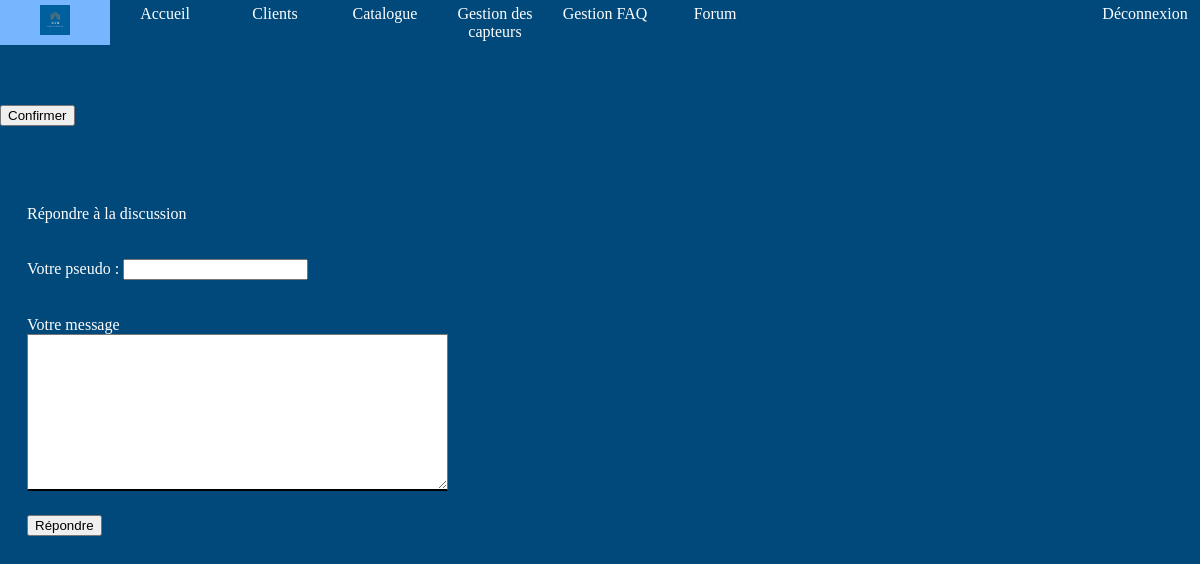
Page /indexAdmin.php?action=messageForum&idTopic=3 (signed in) on the earlier database version.
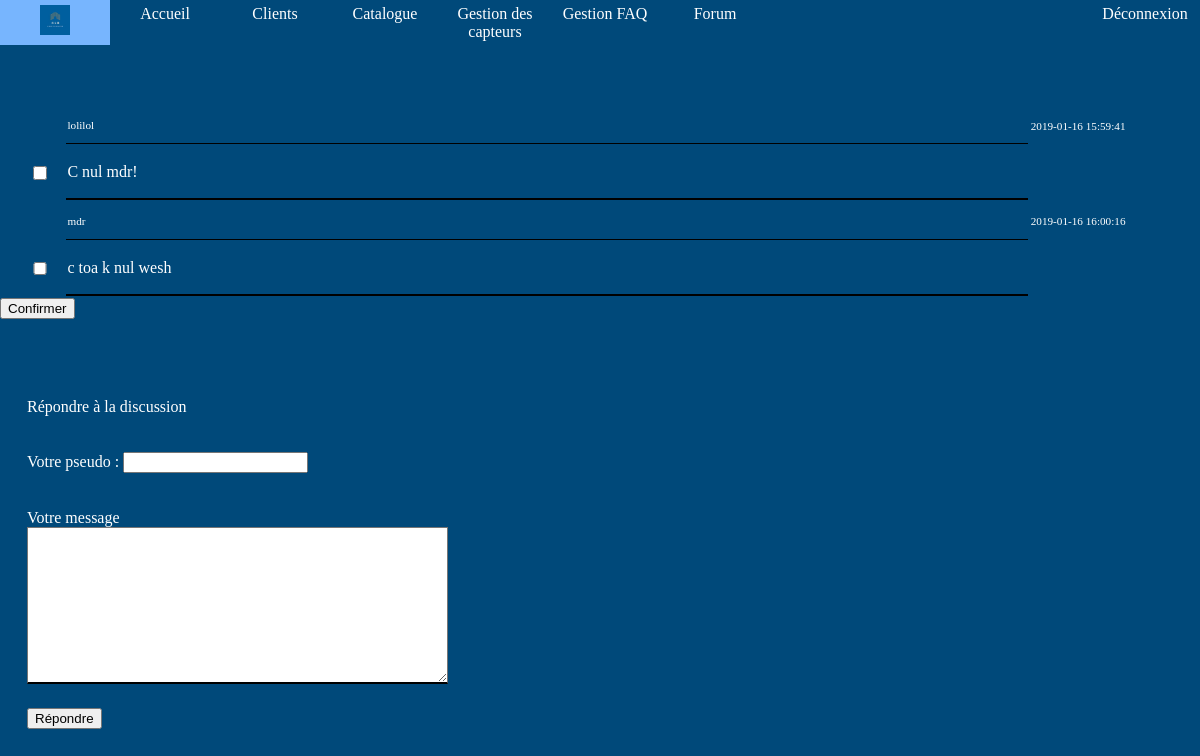
Same page on the later database version.
### tables this page shows
CREATE TABLE `forummessage` (
  `idMessage` int(11) NOT NULL,
  `idTopic` int(11) NOT NULL,
  `author` varchar(255) NOT NULL,
  `message` text NOT NULL,
  `date` timestamp NOT NULL DEFAULT CURRENT_TIMESTAMP
);

### controllers/controllerAdmin.php (called while the page is built, shortened)
<?php
require "models/modelAdmin.php";
function seeMessageForum()
{
    $id= $_GET["idTopic"];
    $messages =getMessage($id)->fetchAll();
    require "views/forumMessageAdmin.php";
}

### models/modelAdmin.php (called while the page is built, shortened)
<?php
function getMessage($id){
    $db = dbConnect();
    $req = $db->prepare("SELECT * FROM forummessage WHERE idTopic= :id ");
    $req->bindParam("id", $id);
    $req->execute();
    return $req;
}

### views/forumMessageAdmin.php (the view, shortened to what this page needs)
<!DOCTYPE html>
<html>
<head>
    <link rel="stylesheet" type="text/css" href="./designs/css/forumMessageAdmin.css" />
</head>
<body>
<header>
    <?php include("headerAdmin.php"); ?>
</header>
<form method="post" action="indexAdmin.php?action=supMessage" name="supprimer">
<table>
    <?php foreach($messages as $message) { ?>
         <tr id='info'>
            <td class="select">
            </td>
            <td class="tab1">
                <p><?= $message["author"];?></p>
            </td>
            <td class="tab3">
                <p><?= $message["date"];?></p>
            </td>
        </tr>
        <tr class="tab2">
            <td class="select">
               <input type="checkbox" name="select" value="<?= $message["idMessage"];?>" id="select">
            </td>
            <td id="message">
                <p><?= $message["message"];?></p>
            </td>
             <td class="tab3">
            </td>
        </tr>
    <?php } ?>
    </table>
    <div id="valider">
        <input type='button' value='Confirmer' onClick='Confirmer()'>
    </div>
</form>
<table>
    <tr>
        <td>
            <p id='ajouter'>Répondre à la discussion </p>
        </td>
    </tr>
    <tr>
        <form method="post" action="indexAdmin.php?action=addMessage&amp;idTopic=<?= $message["idTopic"];?>">
        <td>
            <p>
                <label for="pseudo">Votre pseudo</label> : <input type="text" name="pseudo" id="pseudo" />
            </p>
        </td>
    </tr>
    <tr>
        <td>
                <p>
                    <label for="message">Votre message</label><br />
                    <textarea name="message" id="message" rows="10" cols="50"></textarea>
                </p>
        </td>
    </tr>
    <tr>
        <td>
            <div id="repondre">
                <input type="submit" value="Répondre" />
            </div>
        </td>
    </tr>
</table>

### indexAdmin.php (shortened to what this page needs)
<?php
require "controllers/controllerAdmin.php";
if(isset($_GET["action"])){
    $action = htmlspecialchars($_GET["action"]);
    switch ($action) {
        case 'messageForum':
            seeMessageForum();
            break;
    }
} else {
    signin();
}

### views/headerAdmin.php (shortened to what this page needs)
<!DOCTYPE html>
<html>
<head>
    <link rel="stylesheet" href="./designs/css/header.css" />
</head>
<body>
<header>
    <nav>
        <div id="menu">
            <ul>
                <li><a href="indexAdmin.php?action=dashboardAdmin"><img src="./designs/pictures/G4B.jpg" id="logo"></a></li>
                <li><a href="indexAdmin.php?action=dashboardAdmin">Accueil</a></li>
                <li><a href="indexAdmin.php?action=clients">Clients</a>
                <li><a href="indexAdmin.php?action=catalogueAdmin">Catalogue</a>
                <li><a href="indexAdmin.php?action=sensorsGestion">Gestion des capteurs</a>
                <li><a href="indexAdmin.php?action=faqAdmin">Gestion FAQ</a>
                <li><a href="indexAdmin.php?action=forum">Forum</a></li>
                <li><a href="indexAdmin.php?action=deconnexion">Déconnexion</a></li>
            </ul>
        </div>
    </nav>
</header>
</body>
</html>

### designs/css/forumMessageAdmin.css (style rules this page uses)
html, body { width: 100%; height: 100%; margin: 0; background-color:#00497A; }
table { width: 100%; position: relative; margin-left: 2%; margin-top: 5%; }
p { color: white; }
.tab2 { width:60%; font-size: 100%; }
#message { border-bottom: 2px solid black; }
.tab1 { width:50%; height: 1em; font-size: 70%; border-bottom: 1px solid black; }
.tab3 { width: 10%; height: 1em; font-size: 70%; }
#info { margin-top: 20%; }
.select { width:2%; height: 1em; }
#select { width:50%; height: 1em; }

### designs/css/header.css (style rules this page uses)
header { position: relative; margin: 0; font-family: LibreBaskerville; background-color:#00497A; }
header #menu ul { margin:0; padding:0; list-style-type:none; text-align:center; background-color:#00497A; overflow:hidden; }
header #menu li { float:left; margin:auto; padding:0; background-color:#00497A; text-align: center; }
header #menu li a { display:block; width:100px; height:35px; color:white; text-decoration:none; padding:5px; }
header #menu li:last-child { float:right; }
header #logo { width: 30px; height: 30px; }

Differences in the rows shown:
added forummessage: author "lolilol", date "2019-01-16 15:59:41", message "C nul mdr!"
added forummessage: author "mdr", date "2019-01-16 16:00:16", message "c toa k nul wesh"
